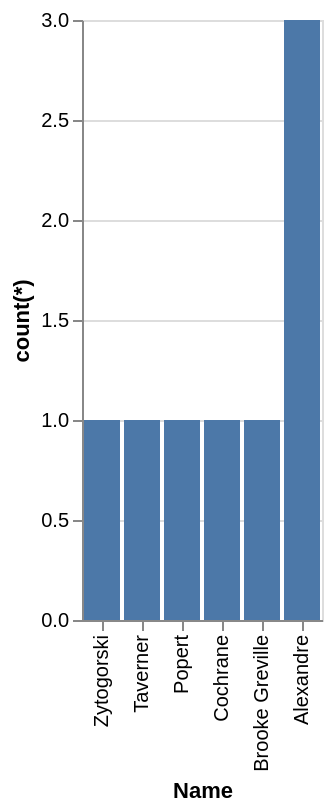

The Vega-Lite source for this figure:
### Vega-Lite specification from a JSON file in a GitHub repository (floating-point values rounded to 4 significant figures)
{"data": {"values": [{"x_data": "Alexandre", "y_data": 3}, {"x_data": "Popert", "y_data": 1}, {"x_data": "Zytogorski", "y_data": 1}, {"x_data": "Cochrane", "y_data": 1}, {"x_data": "Taverner", "y_data": 1}, {"x_data": "Brooke Greville", "y_data": 1}]}, "mark": "bar", "encoding": {"x": {"field": "x_data", "type": "nominal", "title": "Name", "sort": "descending"}, "y": {"field": "y_data", "type": "quantitative", "title": "count(*)"}}}
